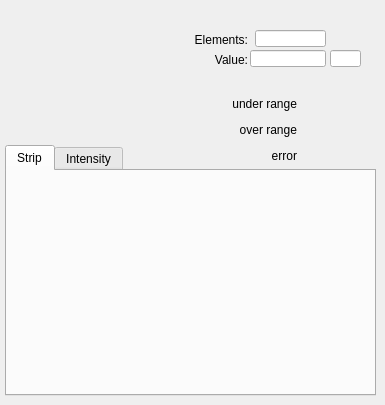
   <widget class="QWidget" name="tab">
    <property name="sizePolicy">
     <sizepolicy hsizetype="Fixed" vsizetype="Fixed">
      <horstretch>0</horstretch>
      <verstretch>0</verstretch>
     </sizepolicy>
    </property>
    <attribute name="title">
     <string>General</string>
    </attribute>
    <widget class="caFrame" name="caframe_4">
     <property name="geometry">
      <rect>
       <x>195</x>
       <y>85</y>
       <width>136</width>
       <height>80</height>
      </rect>
     </property>
     <property name="macro">
      <string notr="true">CH=$(ID),IOC=$(IOC),MasterID=$(MasterID),SlaveID=$(SlaveID),HWType=$(HWType)</string>
     </property>
     <layout class="QGridLayout" name="gridLayout_9">
      <property name="leftMargin">
       <number>2</number>
      </property>
      <property name="topMargin">
       <number>2</number>
      </property>
      <property name="rightMargin">
       <number>2</number>
      </property>
      <property name="bottomMargin">
       <number>2</number>
      </property>
      <property name="spacing">
       <number>2</number>
      </property>
      <item row="0" column="0">
       <layout class="QGridLayout" name="gridLayout_3" columnstretch="10,3">
        <property name="spacing">
         <number>2</number>
        </property>
        <item row="1" column="0">
         <widget class="caLabel" name="calabel_10">
          <property name="toolTip">
           <string/>
          </property>
          <property name="text">
           <string>over range</string>
          </property>
          <property name="textFormat">
           <enum>Qt::PlainText</enum>
          </property>
          <property name="alignment">
           <set>Qt::AlignBottom|Qt::AlignRight|Qt::AlignTrailing</set>
          </property>
         </widget>
        </item>
        <item row="0" column="1">
         <widget class="caLed" name="caled_9">
          <property name="toolTip">
           <string>&lt;html&gt;&lt;head/&gt;&lt;body&gt;&lt;p&gt;E-Bus Power Status&lt;/p&gt;&lt;/body&gt;&lt;/html&gt;</string>
          </property>
          <property name="rectangular">
           <bool>true</bool>
          </property>
          <property name="gradientEnabled">
           <bool>false</bool>
          </property>
          <property name="ledWidth">
           <number>16</number>
          </property>
          <property name="ledHeight">
           <number>16</number>
          </property>
          <property name="channel" stdset="0">
           <string notr="true">$(IOC):m$(MasterID)s$(SlaveID)-AI0$(CH)-UndrLimAlrm</string>
          </property>
          <property name="colorMode">
           <enum>caLed::Static</enum>
          </property>
          <property name="falseColor">
           <color>
            <red>170</red>
            <green>0</green>
            <blue>0</blue>
           </color>
          </property>
          <property name="trueColor">
           <color>
            <red>0</red>
            <green>85</green>
            <blue>0</blue>
           </color>
          </property>
          <property name="trueValue">
           <string notr="true">0</string>
          </property>
          <property name="falseValue">
           <string notr="true">1</string>
          </property>
         </widget>
        </item>
        <item row="2" column="1">
         <widget class="caLed" name="caled_10">
          <property name="toolTip">
           <string/>
          </property>
          <property name="rectangular">
           <bool>true</bool>
          </property>
          <property name="gradientEnabled">
           <bool>false</bool>
          </property>
          <property name="ledWidth">
           <number>16</number>
          </property>
          <property name="ledHeight">
           <number>16</number>
          </property>
          <property name="channel" stdset="0">
           <string notr="true">$(IOC):m$(MasterID)s$(SlaveID)-AI0$(CH)-ErrAlrm</string>
          </property>
          <property name="colorMode">
           <enum>caLed::Static</enum>
          </property>
          <property name="falseColor">
           <color>
            <red>170</red>
            <green>0</green>
            <blue>0</blue>
           </color>
          </property>
          <property name="trueColor">
           <color>
            <red>0</red>
            <green>85</green>
            <blue>0</blue>
           </color>
          </property>
          <property name="trueValue">
           <string notr="true">0</string>
          </property>
          <property name="falseValue">
           <string notr="true">1</string>
          </property>
         </widget>
        </item>
        <item row="2" column="0">
         <widget class="caLabel" name="calabel_11">
          <property name="toolTip">
           <string/>
          </property>
          <property name="text">
           <string>error</string>
          </property>
          <property name="textFormat">
           <enum>Qt::PlainText</enum>
          </property>
          <property name="alignment">
           <set>Qt::AlignBottom|Qt::AlignRight|Qt::AlignTrailing</set>
          </property>
         </widget>
        </item>
        <item row="0" column="0">
         <widget class="caLabel" name="calabel_12">
          <property name="toolTip">
           <string/>
          </property>
          <property name="text">
           <string>under range</string>
          </property>
          <property name="textFormat">
           <enum>Qt::PlainText</enum>
          </property>
          <property name="alignment">
           <set>Qt::AlignBottom|Qt::AlignRight|Qt::AlignTrailing</set>
          </property>
         </widget>
        </item>
        <item row="1" column="1">
         <widget class="caLed" name="caled_11">
          <property name="toolTip">
           <string/>
          </property>
          <property name="rectangular">
           <bool>true</bool>
          </property>
          <property name="gradientEnabled">
           <bool>false</bool>
          </property>
          <property name="ledWidth">
           <number>16</number>
          </property>
          <property name="ledHeight">
           <number>16</number>
          </property>
          <property name="channel" stdset="0">
           <string notr="true">$(IOC):m$(MasterID)s$(SlaveID)-AI0$(CH)-OvrLimAlrm</string>
          </property>
          <property name="colorMode">
           <enum>caLed::Static</enum>
          </property>
          <property name="falseColor">
           <color>
            <red>170</red>
            <green>0</green>
            <blue>0</blue>
           </color>
          </property>
          <property name="trueColor">
           <color>
            <red>0</red>
            <green>85</green>
            <blue>0</blue>
           </color>
          </property>
          <property name="trueValue">
           <string notr="true">0</string>
          </property>
          <property name="falseValue">
           <string notr="true">1</string>
          </property>
         </widget>
        </item>
       </layout>
      </item>
     </layout>
    </widget>
    <widget class="QTabWidget" name="tabWidget_2">
     <property name="geometry">
      <rect>
       <x>5</x>
       <y>145</y>
       <width>371</width>
       <height>251</height>
      </rect>
     </property>
     <property name="currentIndex">
      <number>0</number>
     </property>
     <widget class="QWidget" name="tab_3">
      <attribute name="title">
       <string>Strip</string>
      </attribute>
      <widget class="caStripPlot" name="castripplot">
       <property name="geometry">
        <rect>
         <x>5</x>
         <y>30</y>
         <width>361</width>
         <height>161</height>
        </rect>
       </property>
       <property name="Title" stdset="0">
        <string notr="true"/>
       </property>
       <property name="channels" stdset="0">
        <string>$(IOC):m$(MasterID)s$(SlaveID)-AI0$(ID)-Arr</string>
       </property>
       <property name="YAxisScaling" stdset="0">
        <enum>caStripPlot::autoScale</enum>
       </property>
       <property name="foreground">
        <color>
         <red>238</red>
         <green>238</green>
         <blue>236</blue>
        </color>
       </property>
      </widget>
     </widget>
     <widget class="QWidget" name="tab_4">
      <attribute name="title">
       <string>Intensity</string>
      </attribute>
      <widget class="caWaterfallPlot" name="cawaterfallplot">
       <property name="geometry">
        <rect>
         <x>10</x>
         <y>35</y>
         <width>351</width>
         <height>166</height>
        </rect>
       </property>
       <property name="channel" stdset="0">
        <string notr="true">$(IOC):m$(MasterID)s$(SlaveID)-AI0$(ID)-Arr</string>
       </property>
       <property name="NumberOfTraces" stdset="0">
        <number>1</number>
       </property>
       <property name="IntensityMax">
        <double>32000.000000000000000</double>
       </property>
       <property name="IntensityMin">
        <double>32000.000000000000000</double>
       </property>
       <property name="XaxisEnabled">
        <bool>true</bool>
       </property>
       <property name="YaxisEnabled">
        <bool>false</bool>
       </property>
      </widget>
     </widget>
    </widget>
    <widget class="caLineEdit" name="calineedit_10">
     <property name="geometry">
      <rect>
       <x>255</x>
       <y>30</y>
       <width>71</width>
       <height>17</height>
      </rect>
     </property>
     <property name="alignment">
      <set>Qt::AlignRight|Qt::AlignTrailing|Qt::AlignVCenter</set>
     </property>
     <property name="channel" stdset="0">
      <string notr="true">$(IOC):m$(MasterID)s$(SlaveID)-AI0$(ID)-Arr.NELM</string>
     </property>
     <property name="background">
      <color alpha="0">
       <red>160</red>
       <green>160</green>
       <blue>164</blue>
      </color>
     </property>
     <property name="colorMode">
      <enum>caLineEdit::Static</enum>
     </property>
     <property name="precisionMode">
      <enum>caLineEdit::Channel</enum>
     </property>
    </widget>
    <widget class="caLabel" name="calabel_13">
     <property name="geometry">
      <rect>
       <x>150</x>
       <y>30</y>
       <width>98</width>
       <height>17</height>
      </rect>
     </property>
     <property name="toolTip">
      <string/>
     </property>
     <property name="text">
      <string>Elements:</string>
     </property>
     <property name="textFormat">
      <enum>Qt::PlainText</enum>
     </property>
     <property name="alignment">
      <set>Qt::AlignBottom|Qt::AlignRight|Qt::AlignTrailing</set>
     </property>
    </widget>
    <widget class="caLineEdit" name="calineedit_8">
     <property name="geometry">
      <rect>
       <x>330</x>
       <y>50</y>
       <width>31</width>
       <height>17</height>
      </rect>
     </property>
     <property name="channel" stdset="0">
      <string notr="true">$(IOC):m$(MasterID)s$(SlaveID)-AI0$(ID)-Arr.EGU</string>
     </property>
     <property name="background">
      <color alpha="0">
       <red>160</red>
       <green>160</green>
       <blue>164</blue>
      </color>
     </property>
     <property name="colorMode">
      <enum>caLineEdit::Static</enum>
     </property>
     <property name="precisionMode">
      <enum>caLineEdit::User</enum>
     </property>
    </widget>
    <widget class="caLineEdit" name="calineedit_7">
     <property name="geometry">
      <rect>
       <x>250</x>
       <y>50</y>
       <width>76</width>
       <height>17</height>
      </rect>
     </property>
     <property name="alignment">
      <set>Qt::AlignRight|Qt::AlignTrailing|Qt::AlignVCenter</set>
     </property>
     <property name="channel" stdset="0">
      <string notr="true">$(IOC):m$(MasterID)s$(SlaveID)-AI0$(ID)-Arr</string>
     </property>
     <property name="background">
      <color alpha="0">
       <red>160</red>
       <green>160</green>
       <blue>164</blue>
      </color>
     </property>
     <property name="colorMode">
      <enum>caLineEdit::Static</enum>
     </property>
     <property name="precisionMode">
      <enum>caLineEdit::Channel</enum>
     </property>
    </widget>
    <widget class="caLabel" name="calabel_14">
     <property name="geometry">
      <rect>
       <x>150</x>
       <y>50</y>
       <width>98</width>
       <height>17</height>
      </rect>
     </property>
     <property name="toolTip">
      <string/>
     </property>
     <property name="text">
      <string>Value:</string>
     </property>
     <property name="textFormat">
      <enum>Qt::PlainText</enum>
     </property>
     <property name="alignment">
      <set>Qt::AlignBottom|Qt::AlignRight|Qt::AlignTrailing</set>
     </property>
    </widget>
   </widget>
